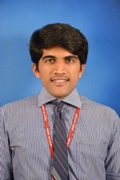
#> input picture Images/SMVITM_EC/1.jpg, 120 x 180 px
$ python 73.py
#> lines starting #> are read from the running program, lines starting #| are printed output that depends on the picture

import cv2
import numpy as np
image1=cv2.imread("Images/SMVITM_EC/1.jpg")
#> image1 is the input picture: shape (180, 120, 3); mean B, G, R 149.9, 122.5, 112.3
image1=cv2.resize(image1,(100,150))
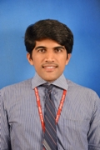
#> image1: shape (150, 100, 3); mean B, G, R 149.8, 122.4, 112.2
image2=cv2.imread("Images/SMVITM_EC/2.jpg")
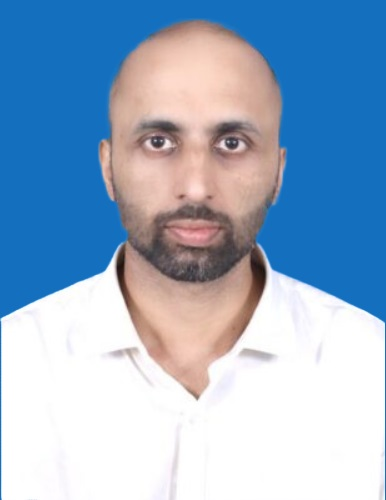
#> input picture Images/SMVITM_EC/2.jpg, 386 x 500 px
#> image2 is the input picture: shape (500, 386, 3); mean B, G, R 201.3, 174.6, 149.7
image2=cv2.resize(image2,(100,150))
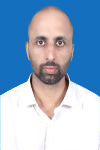
#> image2: shape (150, 100, 3); mean B, G, R 201.5, 174.8, 149.9
image3=cv2.imread("Images/SMVITM_EC/3.jpg")
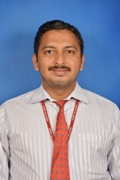
#> input picture Images/SMVITM_EC/3.jpg, 120 x 180 px
#> image3 is the input picture: shape (180, 120, 3); mean B, G, R 165.8, 145.9, 144.6
image3=cv2.resize(image3,(100,150))
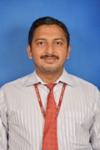
#> image3: shape (150, 100, 3); mean B, G, R 165.7, 145.8, 144.6

hstack1=np.hstack([image1,image2,image3])
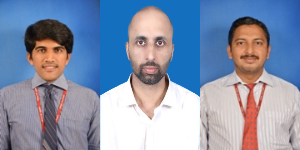
#> hstack1: shape (150, 300, 3); mean B, G, R 172.3, 147.7, 135.6
cv2.imwrite("Images/SMVITM_ECR/Row1.jpg", hstack1)
